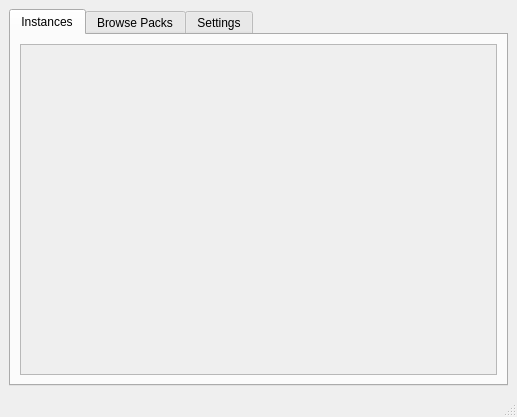
<?xml version="1.0" encoding="UTF-8"?>
<ui version="4.0">
 <class>MainWindow</class>
 <widget class="QMainWindow" name="MainWindow">
  <property name="geometry">
   <rect>
    <x>0</x>
    <y>0</y>
    <width>517</width>
    <height>417</height>
   </rect>
  </property>
  <property name="windowTitle">
   <string>MainWindow</string>
  </property>
  <property name="windowIcon">
   <iconset theme="minecraft">
    <normaloff>.</normaloff>.</iconset>
  </property>
  <widget class="QWidget" name="centralwidget">
   <layout class="QVBoxLayout" name="verticalLayout_2">
    <item>
     <widget class="QTabWidget" name="mainTabs">
      <property name="currentIndex">
       <number>0</number>
      </property>
      <widget class="QWidget" name="tab_instances">
       <attribute name="title">
        <string>Instances</string>
       </attribute>
       <layout class="QVBoxLayout" name="verticalLayout">
        <item>
         <widget class="QScrollArea" name="instance_scroll">
          <property name="widgetResizable">
           <bool>true</bool>
          </property>
          <property name="alignment">
           <set>Qt::AlignLeading|Qt::AlignLeft|Qt::AlignTop</set>
          </property>
          <widget class="QWidget" name="fjhgdsf">
           <property name="geometry">
            <rect>
             <x>0</x>
             <y>0</y>
             <width>475</width>
             <height>292</height>
            </rect>
           </property>
           <layout class="QVBoxLayout" name="verticalLayout_4">
            <item>
             <layout class="QVBoxLayout" name="instance_box">
              <property name="sizeConstraint">
               <enum>QLayout::SetNoConstraint</enum>
              </property>
             </layout>
            </item>
           </layout>
          </widget>
         </widget>
        </item>
       </layout>
      </widget>
      <widget class="QWidget" name="tab_browse">
       <attribute name="title">
        <string>Browse Packs</string>
       </attribute>
       <layout class="QVBoxLayout" name="verticalLayout_10">
        <item>
         <widget class="QScrollArea" name="pack_scroll">
          <property name="widgetResizable">
           <bool>true</bool>
          </property>
          <property name="alignment">
           <set>Qt::AlignLeading|Qt::AlignLeft|Qt::AlignTop</set>
          </property>
          <widget class="QWidget" name="fjhgdsf_2">
           <property name="geometry">
            <rect>
             <x>0</x>
             <y>0</y>
             <width>475</width>
             <height>292</height>
            </rect>
           </property>
           <layout class="QVBoxLayout" name="verticalLayout_9">
            <item>
             <layout class="QVBoxLayout" name="pack_box">
              <property name="sizeConstraint">
               <enum>QLayout::SetNoConstraint</enum>
              </property>
             </layout>
            </item>
           </layout>
          </widget>
         </widget>
        </item>
       </layout>
      </widget>
      <widget class="QWidget" name="tab_settings">
       <attribute name="title">
        <string>Settings</string>
       </attribute>
       <layout class="QVBoxLayout" name="verticalLayout_3">
        <item alignment="Qt::AlignTop">
         <widget class="QGroupBox" name="mmc_group">
          <property name="title">
           <string>MultiMC Folder</string>
          </property>
          <layout class="QHBoxLayout" name="horizontalLayout">
           <item>
            <widget class="QLineEdit" name="mmc_folder">
             <property name="toolTip">
              <string/>
             </property>
             <property name="readOnly">
              <bool>true</bool>
             </property>
             <property name="placeholderText">
              <string>Folder</string>
             </property>
            </widget>
           </item>
           <item>
            <widget class="QToolButton" name="mmc_edit">
             <property name="toolTip">
              <string/>
             </property>
             <property name="text">
              <string>...</string>
             </property>
             <property name="icon">
              <iconset theme="edit"/>
             </property>
            </widget>
           </item>
          </layout>
         </widget>
        </item>
       </layout>
      </widget>
     </widget>
    </item>
   </layout>
  </widget>
  <widget class="QMenuBar" name="menubar">
   <property name="geometry">
    <rect>
     <x>0</x>
     <y>0</y>
     <width>517</width>
     <height>26</height>
    </rect>
   </property>
  </widget>
  <widget class="QStatusBar" name="statusbar"/>
 </widget>
 <resources/>
 <connections/>
</ui>
